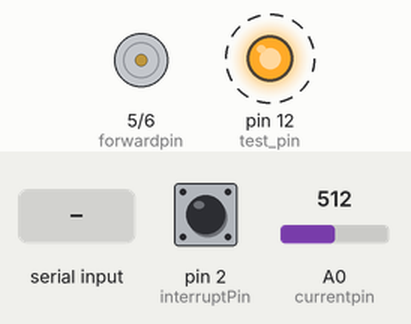
Simulated run of this sketch. Board: Arduino Nano, built with avr-gcc and run on an emulated ATmega328P. On the bench: motor-driver pin pairs drawn as motors (green arrow = first pin HIGH = forward, orange = second pin HIGH = backward, longer = more drive), output pins drawn as LEDs (lit = HIGH). Dashed ring = blinking. The inputs (shaded band) are chosen by the test bench; at power-on: pin 2 (interruptPin) HIGH, A0 (currentpin) = 512. What the sketch prints to the serial monitor is not drawn.

Above: at 1.2 s.
1.3 s: "1\n" received over Serial
At 1.34 s:
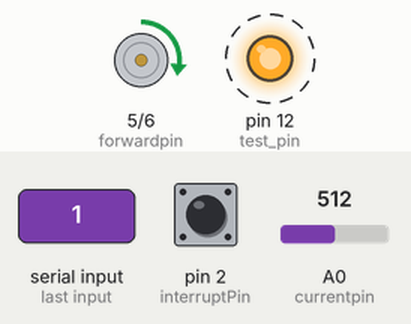
Timing chart, 0 to 10.3 s (numbered marks = the images above; inputs shaded):
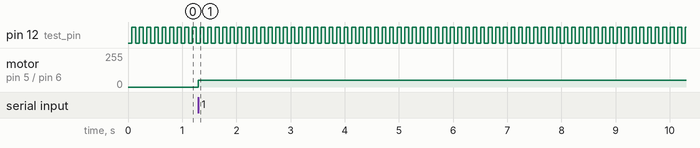

The sketch:

acode4_working.ino
```cpp
/*                      ARDUINO NANO:
                     ____________________
                    -|       ICSP       |
                    -|TX1 (01)       VIN|-
                    -|RX0 (00)       GND|-
                    -|RST            RST|-
                    -|GND            +5V|-
speed sensor        -|D2  (02)        A7|-
                    -|D3  (03)        A6|-
                    -|D4  (04)        A5|-
        forwardpin  -|D5  (05)        A4|-
       backwardpwm  -|D6  (06)  (19)  A3|-
                    -|D7  (07)  (18)  A2|-
                    -|D8  (08)  (17)  A1|-
                    -|D9  (09)  (16)  A0|- CURRENT SENSOR INPUT
                    -|D10 (10)  (15) REF|- TO +5V
                    -|D11 (11)  (14) 3V3|-
                    -|D12 (12)  (13) D14|-
                     |_______USB________|
                           |to PC|
                            |   |
 */

/*
 * MOTOR DRIVER INFO: http://www.hessmer.org/blog/2013/12/28/ibt-2-h-bridge-with-arduino/
 *
 * TO DRIVE MOTOR FORWARD:
 * SET backwardpwm=0
 * SET forwardpwm=0<->255
 *
 * TO DRIVE MOTOR BACKWARD:
 * SET forwardpwm=0
 * SET backwardpwm=0<->255
 *
 * SLOW STOP:
 * SET forwardpwm=0
 * SET backwardpwm=0
 *
 * BREAKING:
 * BREAKING IS ACHIVED BY
 * REVRSING CURRENT DIRECTION UNTIL STOP
 *
 * NOTE:
 * THE backwardpwm AND forwardpwm CAN NOT HAVE VALUES IN SAME TIME
 * ONE OF THEM SHULD ALWAYS HAVE VALUE ZERO.
 */

 /*
  * speed sensor info : https://www.myxlshop.co.uk/j-s-2-speed-measurement-sensor-module-for-arduino.html
  */

  /*
   * current sensor info :http://www.allegromicro.com/~/media/Files/Datasheets/ACS712-Datasheet.ashx
   */

// TO TEST SERIAL COMUNICATION USE REALTERM https://sourceforge.net/projects/realterm/


#include "TimerOne.h" ADRUINO LIBRARY FOR USING ARDUINOS TIMERS... USE THESE FOR SPEED MASSURE.
//TIMER SETTINGS
#define timesample 0.07  // in sec, default 0.9
#define timer_interval timesample*1000000
#define encoder_holes 5 //NUMBER OF HOLES IN ENCODER WHEEL

//SERIAL SETTINGS
#define BAUD_RATE 1000000
#define currange 10 //curent sensor range from -5A to +5A

// GLOBAL VARIABLES:
volatile int LED_ON; //VARIABLE FOR LED STATUS USED FOR DEBUGGING
volatile unsigned int cnt=0; // VARIABLE FOR COUNTING SPEED SENSORS INPUTS
volatile  float cur=0; // VARIABLE FOR current
volatile unsigned int spd=0; //VARIABLE FOR STORING LAST SPEED
char sdatain[2]; //1X2 ARRAY FOR INCOMING SERIAL DATA
volatile char parritybayte; // USE THESE FOR ERROR CORRECTION IN SERIAL COMMUNICATION

//PIN SETTINGS:
int forwardpin = 5;
int backwardpin = 6;
int interruptPin = 2;
int currentpin=14;


// INTERRUPT FUNCTION FOR EACH TIME SPEED SENSOR DETECT A HOLE
void intfun() {
  detachInterrupt(digitalPinToInterrupt(interruptPin)); //TEMPORARY DISABLE INTERUPTS
  cnt++; // INCREESE COUNTER NUMBER
  attachInterrupt(digitalPinToInterrupt(interruptPin), intfun , FALLING); //REANABLE INTERUPTS
  }


// SETUP FUNCTION, these runs only ones before program starts.

void setup()
{
  // interrupt setup:
  pinMode(interruptPin, INPUT_PULLUP);
  attachInterrupt(digitalPinToInterrupt(interruptPin), intfun , FALLING);

  //pin setup:
  pinMode(forwardpin, OUTPUT);
  pinMode(backwardpin, OUTPUT);
  pinMode(12, OUTPUT); //test pin

  // motor is standstill and start
  analogWrite(forwardpin,0);
  analogWrite(backwardpin,0);

  //open serial port
  Serial.begin(BAUD_RATE);

  //timer setup
  Timer1.initialize(timer_interval);         // initialize timer1, and set a 1/2 second period
  Timer1.attachInterrupt(timerint);  // attaches callback() as a timer overflow interrupt
}


//LED BLINKER FOR DEBUG
void debugblink()
{
    if(LED_ON==0){digitalWrite(12, HIGH);LED_ON++;}
    else if(LED_ON==1){digitalWrite(12, LOW);LED_ON=0;}
}


 //TIMER INTERUPPT FUNCTION
  void timerint()
{
  detachInterrupt(digitalPinToInterrupt(interruptPin)); //TEMPORARY DISABLE INTERUPTS
  debugblink();// FOR DEBUGGING EACH TIME TIMER COUTNS UP THE LED ON D12 BLINK
  spd=cnt/timesample*60/(encoder_holes*4); //READ SPEED COUNTER STATUS
  cnt=0;//RESET SPEED COUNTER STATUS
  cur=(float)analogRead(currentpin); //READ ANALOG VALUE ON CURRENT SENSOR
  cur=cur/(float)1023*currange-currange/2; //CALCULATE REAL CURRENT IN AMPERS
  attachInterrupt(digitalPinToInterrupt(interruptPin), intfun , FALLING); //REENABLE INTERUPTS
}


//PRINT FUNCTION USED FOR TESTING CALL IT FROM void loop
void senddata(){
  Serial.print(cur,DEC);
  Serial.print("_");
  Serial.print(spd,DEC);
  Serial.write('\r');
  Serial.write('\n');
}

// MAIN FUNCTION:
void loop(){
  //sanddata(); //CONSTATLY SEND STATUS TO PC ONLY FOR DEBUGGING
// MAIN LOOP IS EMPTY BY DEFAULT.
}


// SERIAL INTERUPT FUNCTION:
void serialEvent()
{
// READ NEW DATA:
  while (Serial.available())
  {   Serial.readBytesUntil('\n', sdatain, sizeof(sdatain) / sizeof(char) );
  }
    // SEND TO PC:
    analogWrite(forwardpin,sdatain[0]);  //SETTING PWM VALUE
    analogWrite(backwardpin,sdatain[1]); //SETTING PWM VALUE
    Serial.write(sdatain[0]); //LAST SATUS FOR FORWARD
    Serial.write(sdatain[1]); //LAST STATUS FOR BACKWARD
    Serial.write('\r'); // PRINT /r ON SERIAL
    Serial.print(cur,6); // MASSURE AND SEND CURRENT cur
    Serial.write('\r');// PRINT /r ON SERIAL
    Serial.print(spd); // NUMBER OF COUNTED INTERUPTS OF SPEED SENSOR. THESE NEEDS TO BE REPLACED WITH ACTUAL SPEED:
    Serial.write('\n');// END TRANSMISSION SIMBOL
  }
```

Measured:
- after the input at 1.3 s, motor on pin 5 (forwardpin) / pin 6 (backwardpin): stopped → forward 49/255 at once
- by itself, pin 12 (test_pin): alternates HIGH for 0.07 s and LOW for 0.07 s
